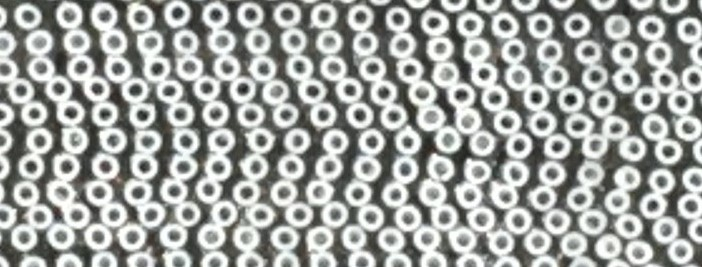
#> input picture fibers.jpg, 702 x 267 px
$ python Fiber_Finder.py   (older library calls are emulated)
#> lines starting #> are read from the running program, lines starting #| are printed output that depends on the picture; after the words box and inside, x2 and y2 are one past the last pixel; in counts of white or black regions, pixels touching at a corner belong together
# -*- coding: utf-8 -*-
"""
Created on Mon Sep 25 08:30:34 2017

@author: mkeranen
"""
#Compilation of following two tutorials:
#    http://www.pyimagesearch.com/2015/11/02/watershed-opencv/ &
#    http://www.learnopencv.com/filling-holes-in-an-image-using-opencv-python-c/

# import the necessary packages
from skimage.feature import peak_local_max
from skimage.morphology import watershed
from scipy import ndimage
import numpy as np
import cv2


# load the image and perform pyramid mean shift filtering
# to aid the thresholding step
image = cv2.imread('fibers.jpg');
#> image is the input picture: shape (267, 702, 3); mean B, G, R 159.7, 163.1, 160.4
image = image.copy()

#Remove centers of fibers
#____

# Threshold.

th, im_th = cv2.threshold(image, 190, 255, cv2.THRESH_BINARY);

# Copy the thresholded image.
im_floodfill = im_th.copy()

# Mask used to flood filling.
# Notice the size needs to be 2 pixels than the image.
h, w = im_th.shape[:2]
#> h = 267; w = 702
mask = np.zeros((h+2, w+2), np.uint8)

# Floodfill from point (0, 0)
cv2.floodFill(im_floodfill, mask, (0,0), 255);
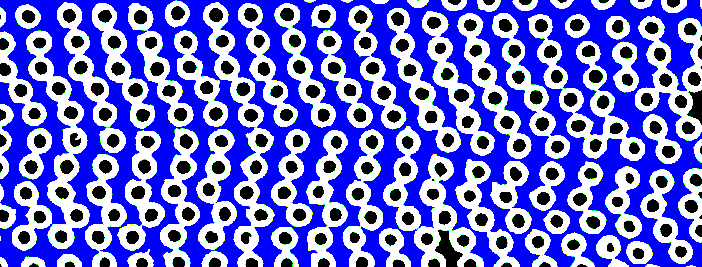
#> im_floodfill: shape (267, 702, 3); mean B, G, R 217, 109.5, 106.9

# Invert floodfilled image
im_floodfill_inv = cv2.bitwise_not(im_floodfill)
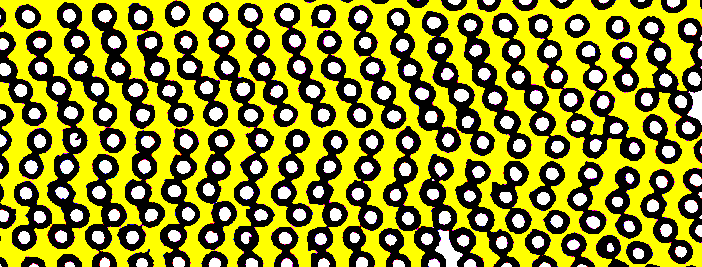
#> im_floodfill_inv: shape (267, 702, 3); mean B, G, R 38, 145.5, 148.1

# Combine the two images to get the foreground.
im_out = im_th | im_floodfill_inv
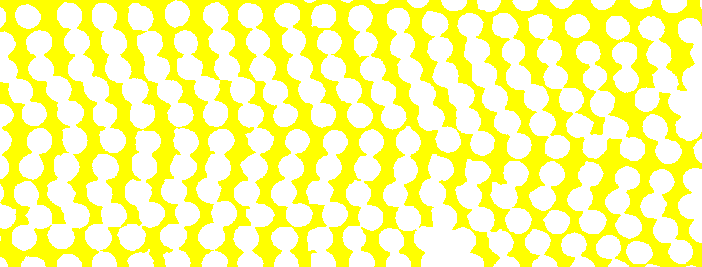
#> im_out: shape (267, 702, 3); mean B, G, R 144.8, 255, 255

#___
# convert the mean shift image to grayscale, then apply
# Otsu's thresholding
gray = cv2.cvtColor(im_out, cv2.COLOR_BGR2GRAY)
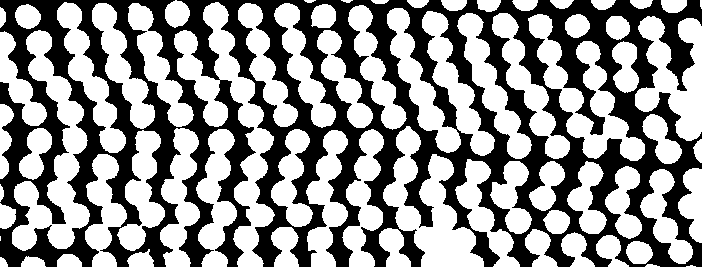
#> gray: shape (267, 702); values 226 (black) and 255 (white), 56.8% white; 1 black region, box (x1, y1, x2, y2) and area: (0, 0, 702, 267) 80966
thresh = cv2.threshold(gray, 0, 255,cv2.THRESH_BINARY | cv2.THRESH_OTSU)[1]
#cv2.imshow("Thresh", thresh)

# compute the exact Euclidean distance from every binary
# pixel to the nearest zero pixel, then find peaks in this
# distance map
D = ndimage.distance_transform_edt(thresh)
localMax = peak_local_max(D, indices=False, min_distance=10,
	labels=thresh)
#> localMax: shape (267, 702) bool; 0.11% white in thin lines or dots, all inside (x1, y1, x2, y2) = (10, 10, 692, 257)

# perform a connected component analysis on the local peaks,
# using 8-connectivity, then appy the Watershed algorithm
markers = ndimage.label(localMax, structure=np.ones((3, 3)))[0]
#> markers: shape (267, 702) int32; 203 distinct labels, from 0 to 202
labels = watershed(-D, markers, mask=thresh)
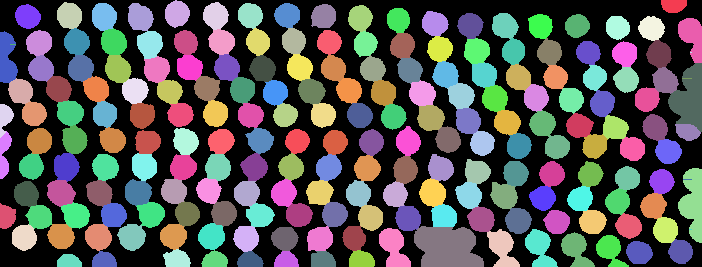
#> labels: shape (267, 702) int32; 203 distinct labels, from 0 to 202; one colour per label, 0 black
print("[INFO] {} unique segments found".format(len(np.unique(labels)) - 1))
#| [INFO] 202 unique segments found

# loop over the unique labels returned by the Watershed
# algorithm
for label in np.unique(labels):
    # if the label is zero, we are examining the 'background'
    # so simply ignore it
    if label == 0:
    	continue
    # otherwise, allocate memory for the label region and draw
    # it on the mask
    mask = np.zeros(gray.shape, dtype="uint8")
    mask[labels == label] = 255

    # detect contours in the mask and grab the largest one
    cnts = cv2.findContours(mask.copy(), cv2.RETR_EXTERNAL,
    	cv2.CHAIN_APPROX_SIMPLE)[-2]
    c = max(cnts, key=cv2.contourArea)

    #Bounding Rect
    x,y,w,h = cv2.boundingRect(c)
    if w < 32 and h < 32:
        cv2.rectangle(image, (x,y), (x+w, y+h),(0,255,0),1)
        cv2.putText(image, "{}".format(label), (int(x), int(y)+int(h/1.5)),
    	 cv2.FONT_HERSHEY_SIMPLEX, 0.4, (0, 0, 255), 1)
        cv2.imwrite('found_fibers.jpg', image)
        newImg = image[y:y+h, x:x+h]
        newFileName = 'ExtractedFibers\Fiber{}.jpg'.format(label)
        cv2.imwrite(newFileName, newImg)
#> this loop made 203 passes
#> (c, x, y, w, h, newFileName) on passes 32, 39, 59: ([[10, 44], [15, 44]], 10, 44, 6, 1, 'ExtractedFibers\\Fiber31.jpg'), ([[690, 52], [691, 52]], 690, 52, 2, 1, 'ExtractedFibers\\Fiber38.jpg'), ([[682, 78], [691, 78]], 682, 78, 10, 1, 'ExtractedFibers\\Fiber58.jpg')
#> (x, y, w, h, newFileName) on passes 2 to 7: (661, 0, 26, 13, 'ExtractedFibers\\Fiber1.jpg'), (165, 0, 25, 28, 'ExtractedFibers\\Fiber2.jpg'), (57, 2, 25, 27, 'ExtractedFibers\\Fiber3.jpg'), (203, 2, 26, 28, 'ExtractedFibers\\Fiber4.jpg'), (238, 3, 25, 26, 'ExtractedFibers\\Fiber5.jpg'), (274, 3, 26, 25, 'ExtractedFibers\\Fiber6.jpg')
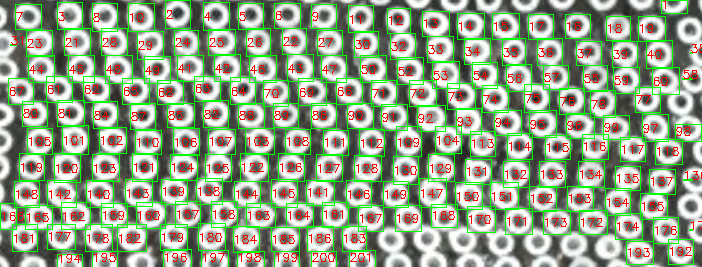
#> image: shape (267, 702, 3); mean B, G, R 137.3, 164.9, 149.7
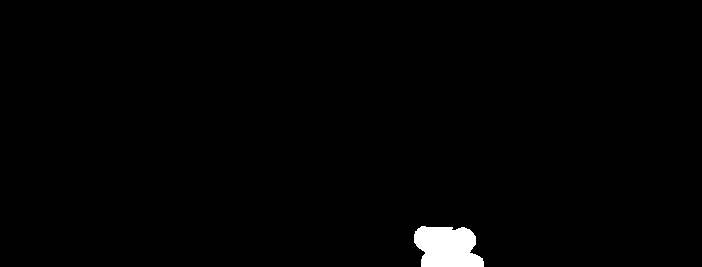
#> mask: shape (267, 702); 1.2% white; 1 white region, box (x1, y1, x2, y2) and area: (414, 226, 484, 267) 2291


    ## draw a circle enclosing the object
    #((x, y), r) = cv2.minEnclosingCircle(c)
    #cv2.circle(image, (int(x), int(y)), int(r), (0, 255, 0), 2)
    #cv2.putText(image, "#{}".format(label), (int(x) - 10, int(y)),
    #	cv2.FONT_HERSHEY_SIMPLEX, 0.6, (0, 0, 255), 2)

# show the output image
cv2.imshow("Output", image)
cv2.waitKey(0)
